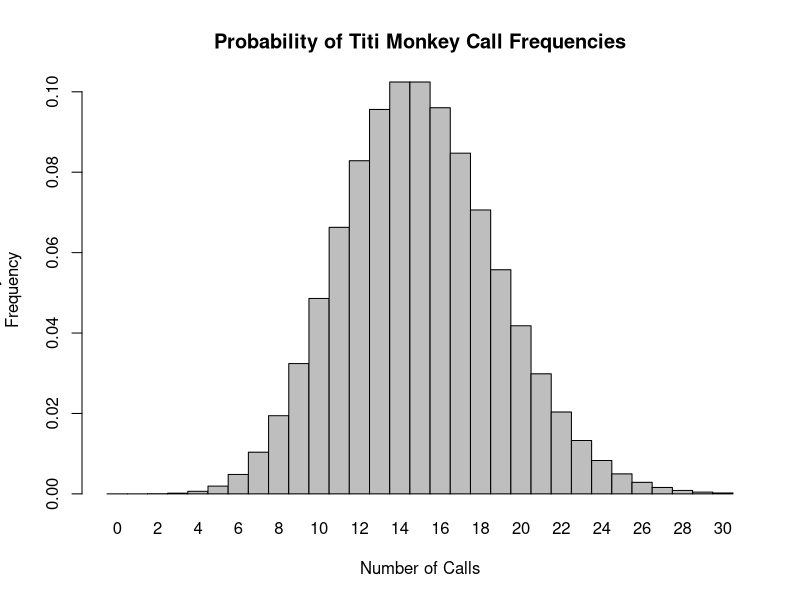
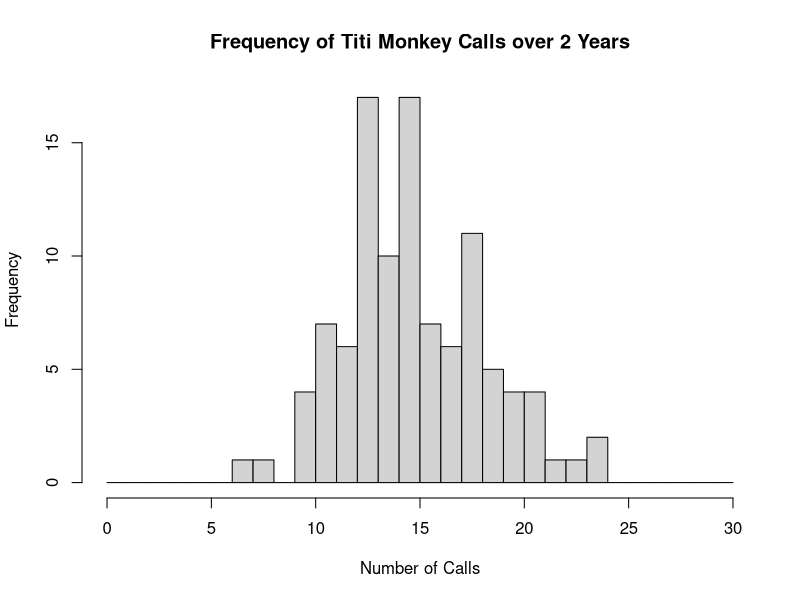

Here is the R script that generated these plots, in order:
## ---- chunk 1
knitr::opts_chunk$set(echo = TRUE)
## ---- chunk 2
x <- 9:15 # The specific interval we are looking for probabilities for
l <- 15 # How many we expect in an hour
ppois(q = x, l)
## ---- chunk 3
x <- 0
l <- 15
ppois(q = 0, l)
## ---- chunk 4
x <- 3
l <- 15
ppois(q = x, l)
## ---- chunk 5
x <- 0:30
l <- 15
barplot(dpois(x=x,l),names.arg=x,space=0,xlab="Number of Calls",ylab="Probability of Call
Frequency",main="Probability of Titi Monkey Call Frequencies")
## ---- chunk 6
x <- 104 # number of random values we want to return
l <- 15 # average of titi calls heard during a session, AKA our lamda for this problem
rpois(x,l)
## ---- chunk 7
hist(x = (rpois(x,l)), 
     breaks = 0:30, 
     main = "Frequency of Titi Monkey Calls over 2 Years",
     xlab = "Number of Calls",
     xlim = c(0,30)
)
